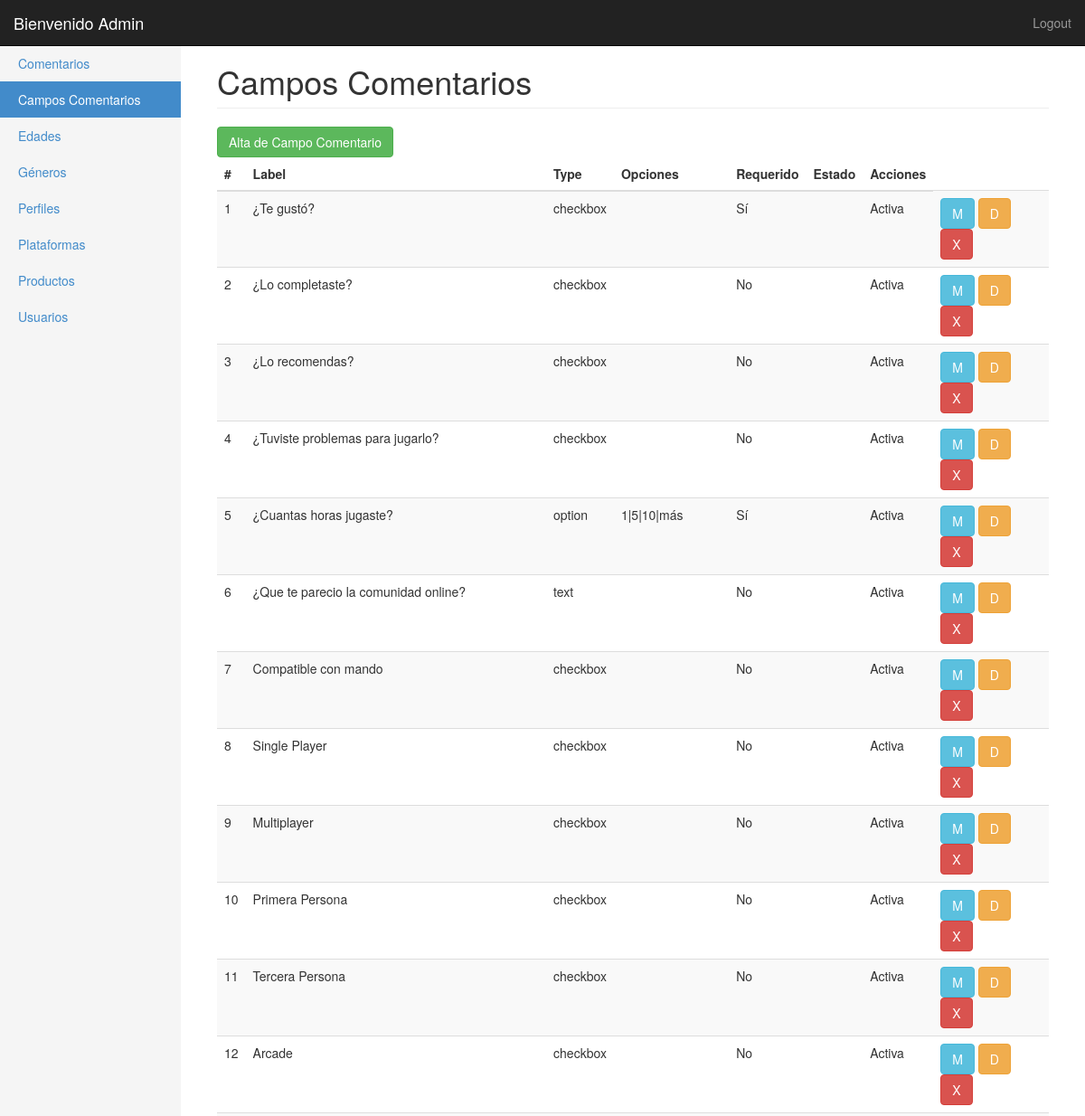
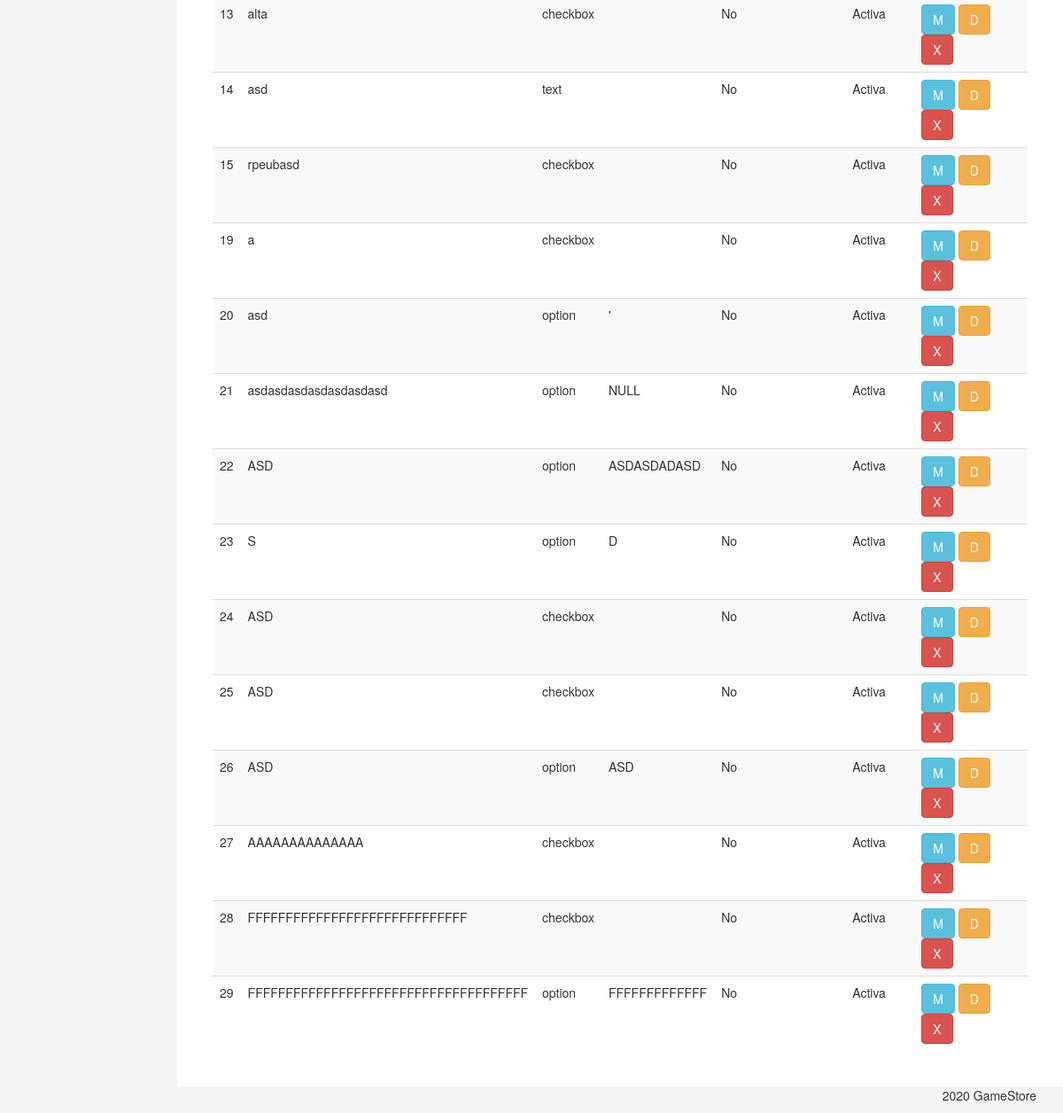
Screenshot of /ProduccionWeb_TP1/panel/campos_comentarios.php (signed in) with the database file from the repository (2 pictures, top to bottom).
### tables this page shows
CREATE TABLE `campos_dinamicos` (
  `id_din` int(11) NOT NULL,
  `label` varchar(50) NOT NULL,
  `type` varchar(50) NOT NULL,
  `opcion` text DEFAULT NULL,
  `estado` tinyint(1) NOT NULL DEFAULT 1,
  `enabled` tinyint(1) NOT NULL DEFAULT 1,
  `required` tinyint(1) NOT NULL DEFAULT 0
);

### ProduccionWeb_TP1/panel/clases/campo_comentario.php (called while the page is built, shortened)
<?php
Class Campo_comentario{
	private $con;
	public function __construct($con){
		$this->con = $con;
	}
	public function getList(){
		$query = "UPDATE campos_dinamicos SET opcion = '' WHERE type <> 'option'";
		$this->con->exec($query);
		$query = "SELECT *
				FROM campos_dinamicos
				WHERE enabled = 1";
		return $this->con->query($query);
	}
}

### ProduccionWeb_TP1/panel/campos_comentarios.php (the view, shortened to what this page needs)
<?php
require('inc/header.php');
?>
<div class="container-fluid">
	<?php $campoComentarioMenu = 'Campos Comentarios';
	$comen = new Campo_comentario($con);
	include('inc/side_bar.php');
	?>
	<div class="col-sm-9 col-md-10 main">
		<h1 class="page-header">
			<?php echo $campoComentarioMenu ?>
		</h1>
		<?php if (in_array('camcom.add', $_SESSION['usuario']['permisos']['cod'])) { ?>
			<a href="comentarios_ae.php"><button type="button" class="btn btn-success" title="Agregar">Alta de Campo Comentario</button></a>
		<?php } ?>
		<div class="table-responsive">
			<table class="table table-striped">
				<thead>
					<tr>
						<th>#</th>
						<th>Label</th>
						<th>Type</th>
						<th>Opciones</th>
						<th>Requerido</th>
						<th>Estado</th>
						<th>Acciones</th>
					</tr>
				</thead>
				<tbody>
					<?php
					foreach ($comen->getList() as $comentarios) { ?>
						<tr>
						<td><?php echo $comentarios['id_din'];?></td>
						<td><?php echo $comentarios['label'];?></td>
						<td><?php echo $comentarios['type'];?></td>
						<td><?php echo $comentarios['opcion'];?></td>
						<td><?php if($comentarios['required'] == 1){
							echo 'Sí';
						} else {
							echo 'No';
						} 	?></td>
						<td>
						<td><?php if($comentarios['estado'] == 1){
							echo 'Activa';
						} else {
							echo 'Inactiva';
						} 	?></td>
						<td>
							<?php if (in_array('camcom.edit', $_SESSION['usuario']['permisos']['cod'])) { ?>
								<a href="comentarios_ae.php?edit=<?php echo $comentarios['id_din']?>"><button type="button" class="btn btn-info" title="Modificar nombre">M</button></a>
							<?php } ?>
							<?php if (in_array('camcom.act', $_SESSION['usuario']['permisos']['cod'])) { ?>
								<?php if($comentarios['estado'] == 0){ ?>
									<a href="campos_comentarios.php?modif=<?php echo $comentarios['estado'] ?>&id=<?php echo $comentarios['id_din']?>"><button type="button" class="btn btn-success" title="Activar">A</button></a>
								<?php } else { ?>
									<a href="campos_comentarios.php?modif=<?php echo $comentarios['estado'] ?>&id=<?php echo $comentarios['id_din']?>"><button type="button" class="btn btn-warning" title="Desactivar">D</button></a>
								<?php } ?>
							<?php } ?>
							<?php if (in_array('camcom.del', $_SESSION['usuario']['permisos']['cod'])) { ?>
								<a href="campos_comentarios.php?del=<?php echo $comentarios['id_din'] ?>"><button type="button" class="btn btn-danger" title="Borrar">X</button></a>
							<?php } ?>
						</td>
						</tr>
					<?php } ?>
				</tbody>
			</table>
		</div>
	</div>
</div>
<?php include('inc/footer.php'); ?>

### ProduccionWeb_TP1/panel/css/styles.css (style rules this page uses)
body { padding-top: 50px; background-color: #f5f5f5; }
.main { padding: 20px; background-color: #fff; }
@media (min-width: 768px) { .main { padding-right: 40px; padding-left: 40px; } }
.main .page-header { margin-top: 0; }

### rows the page displays
campos_dinamicos: id_din "1", label "¿Te gustó?", type "checkbox", required "Sí", estado "Activa"
campos_dinamicos: id_din "2", label "¿Lo completaste?", type "checkbox", required "No", estado "Activa"
campos_dinamicos: id_din "3", label "¿Lo recomendas?", type "checkbox", required "No", estado "Activa"
campos_dinamicos: id_din "4", label "¿Tuviste problemas para jugarlo?", type "checkbox", required "No", estado "Activa"
campos_dinamicos: id_din "5", label "¿Cuantas horas jugaste?", type "option", opcion "1|5|10|más", required "Sí", estado "Activa"
campos_dinamicos: id_din "6", label "¿Que te parecio la comunidad online?", type "text", required "No", estado "Activa"
campos_dinamicos: id_din "7", label "Compatible con mando", type "checkbox", required "No", estado "Activa"
campos_dinamicos: id_din "8", label "Single Player", type "checkbox", required "No", estado "Activa"
campos_dinamicos: id_din "9", label "Multiplayer", type "checkbox", required "No", estado "Activa"
campos_dinamicos: id_din "10", label "Primera Persona", type "checkbox", required "No", estado "Activa"
campos_dinamicos: id_din "11", label "Tercera Persona", type "checkbox", required "No", estado "Activa"
campos_dinamicos: id_din "12", label "Arcade", type "checkbox", required "No", estado "Activa"
campos_dinamicos: id_din "13", label "alta", type "checkbox", required "No", estado "Activa"
campos_dinamicos: id_din "14", label "asd", type "text", required "No", estado "Activa"
campos_dinamicos: id_din "15", label "rpeubasd", type "checkbox", required "No", estado "Activa"
campos_dinamicos: id_din "19", label "a", type "checkbox", required "No", estado "Activa"
campos_dinamicos: id_din "20", label "asd", type "option", opcion "'", required "No", estado "Activa"
campos_dinamicos: id_din "21", label "asdasdasdasdasdasdasd", type "option", opcion "NULL", required "No", estado "Activa"
campos_dinamicos: id_din "22", label "ASD", type "option", opcion "ASDASDADASD", required "No", estado "Activa"
campos_dinamicos: id_din "23", label "S", type "option", opcion "D", required "No", estado "Activa"
campos_dinamicos: id_din "24", label "ASD", type "checkbox", required "No", estado "Activa"
campos_dinamicos: id_din "25", label "ASD", type "checkbox", required "No", estado "Activa"
campos_dinamicos: id_din "26", label "ASD", type "option", opcion "ASD", required "No", estado "Activa"
campos_dinamicos: id_din "27", label "AAAAAAAAAAAAAA", type "checkbox", required "No", estado "Activa"
campos_dinamicos: id_din "28", label "FFFFFFFFFFFFFFFFFFFFFFFFFFFFF", type "checkbox", required "No", estado "Activa"
campos_dinamicos: id_din "29", label "FFFFFFFFFFFFFFFFFFFFFFFFFFFFFFFFFFFFF", type "option", opcion "FFFFFFFFFFFFF", required "No", estado "Activa"

### other values shown
$_SESSION['usuario']['nombre'] "Admin"
$campoComentarioMenu "Campos Comentarios"
